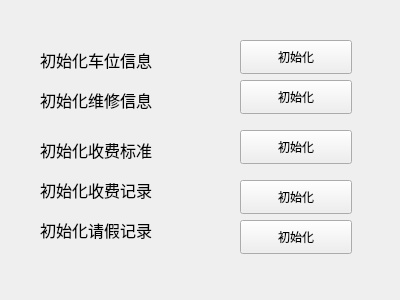
<?xml version="1.0" encoding="UTF-8"?>
<ui version="4.0">
 <class>initsystem</class>
 <widget class="QWidget" name="initsystem">
  <property name="geometry">
   <rect>
    <x>0</x>
    <y>0</y>
    <width>400</width>
    <height>300</height>
   </rect>
  </property>
  <property name="windowTitle">
   <string>Form</string>
  </property>
  <widget class="QLabel" name="label">
   <property name="geometry">
    <rect>
     <x>40</x>
     <y>40</y>
     <width>171</width>
     <height>41</height>
    </rect>
   </property>
   <property name="text">
    <string>&lt;html&gt;&lt;head/&gt;&lt;body&gt;&lt;p&gt;&lt;span style=&quot; font-size:12pt;&quot;&gt;初始化车位信息&lt;/span&gt;&lt;/p&gt;&lt;/body&gt;&lt;/html&gt;</string>
   </property>
  </widget>
  <widget class="QLabel" name="label_2">
   <property name="geometry">
    <rect>
     <x>40</x>
     <y>80</y>
     <width>171</width>
     <height>41</height>
    </rect>
   </property>
   <property name="text">
    <string>&lt;html&gt;&lt;head/&gt;&lt;body&gt;&lt;p&gt;&lt;span style=&quot; font-size:12pt;&quot;&gt;初始化维修信息&lt;/span&gt;&lt;/p&gt;&lt;/body&gt;&lt;/html&gt;</string>
   </property>
  </widget>
  <widget class="QLabel" name="label_3">
   <property name="geometry">
    <rect>
     <x>40</x>
     <y>130</y>
     <width>171</width>
     <height>41</height>
    </rect>
   </property>
   <property name="text">
    <string>&lt;html&gt;&lt;head/&gt;&lt;body&gt;&lt;p&gt;&lt;span style=&quot; font-size:12pt;&quot;&gt;初始化收费标准&lt;/span&gt;&lt;/p&gt;&lt;/body&gt;&lt;/html&gt;</string>
   </property>
  </widget>
  <widget class="QLabel" name="label_4">
   <property name="geometry">
    <rect>
     <x>40</x>
     <y>170</y>
     <width>171</width>
     <height>41</height>
    </rect>
   </property>
   <property name="text">
    <string>&lt;html&gt;&lt;head/&gt;&lt;body&gt;&lt;p&gt;&lt;span style=&quot; font-size:12pt;&quot;&gt;初始化收费记录&lt;/span&gt;&lt;/p&gt;&lt;/body&gt;&lt;/html&gt;</string>
   </property>
  </widget>
  <widget class="QLabel" name="label_5">
   <property name="geometry">
    <rect>
     <x>40</x>
     <y>210</y>
     <width>171</width>
     <height>41</height>
    </rect>
   </property>
   <property name="text">
    <string>&lt;html&gt;&lt;head/&gt;&lt;body&gt;&lt;p&gt;&lt;span style=&quot; font-size:12pt;&quot;&gt;初始化请假记录&lt;/span&gt;&lt;/p&gt;&lt;/body&gt;&lt;/html&gt;</string>
   </property>
  </widget>
  <widget class="QPushButton" name="btnCarInit">
   <property name="geometry">
    <rect>
     <x>240</x>
     <y>40</y>
     <width>112</width>
     <height>34</height>
    </rect>
   </property>
   <property name="text">
    <string>初始化</string>
   </property>
  </widget>
  <widget class="QPushButton" name="btnIssue">
   <property name="geometry">
    <rect>
     <x>240</x>
     <y>80</y>
     <width>112</width>
     <height>34</height>
    </rect>
   </property>
   <property name="text">
    <string>初始化</string>
   </property>
  </widget>
  <widget class="QPushButton" name="btnPrice">
   <property name="geometry">
    <rect>
     <x>240</x>
     <y>130</y>
     <width>112</width>
     <height>34</height>
    </rect>
   </property>
   <property name="text">
    <string>初始化</string>
   </property>
  </widget>
  <widget class="QPushButton" name="btnPriceRecord">
   <property name="geometry">
    <rect>
     <x>240</x>
     <y>180</y>
     <width>112</width>
     <height>34</height>
    </rect>
   </property>
   <property name="text">
    <string>初始化</string>
   </property>
  </widget>
  <widget class="QPushButton" name="btnFree">
   <property name="geometry">
    <rect>
     <x>240</x>
     <y>220</y>
     <width>112</width>
     <height>34</height>
    </rect>
   </property>
   <property name="text">
    <string>初始化</string>
   </property>
  </widget>
 </widget>
 <resources/>
 <connections/>
</ui>
